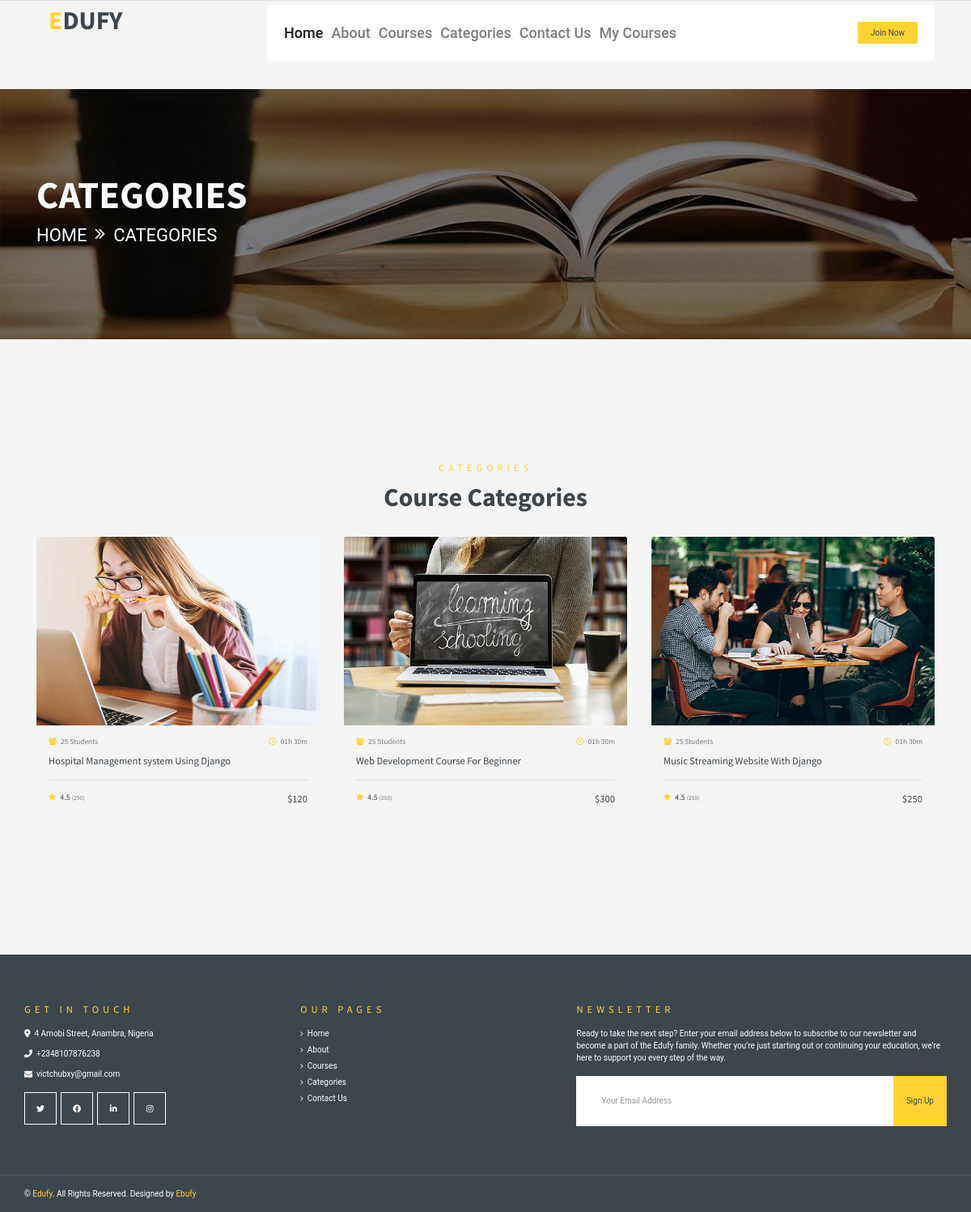
Page /category_detail/10/ on the committed database.
### course_app/models.py (models this page shows, shortened)
class Course(models.Model):
    STATUS = (
        ('Draft', 'Draft'),
        ('Published', 'Published'),
    )
    name = models.CharField(max_length=200, null=True)
    image = models.ImageField(upload_to='author/')
    video_link = models.CharField(max_length=200, null=True, blank=True)
    date_created = models.DateTimeField(auto_now_add=True)
    author = models.ForeignKey(Author, on_delete=models.CASCADE, null=True)
    category = models.ForeignKey(Category, on_delete=models.SET_NULL, null=True)
    descriptions = models.TextField(null=True, blank=True)
    price = models.IntegerField(default='0', null=True)
    discount = models.IntegerField(default='0', null=True)
    status = models.CharField(choices=STATUS, max_length=200, null=True)
    thumb_nail = models.ImageField(upload_to='author/', null=True)
    @property
    def imageURL(self):
        try:
            url = self.image.url
        except:
            url = ''
        return url

### course_app/views.py (the view)
# urls.py: path('category_detail/<int:pk>/', views.category_detail, name="category_detail"),
def category_detail(request, pk):
    category = Category.objects.get(id=pk)
    courses = Course.objects.filter(category=category)
    context = {'courses': courses}
    return render(request, 'course_app/category_detail.html', context)

### course_app/templates/course_app/category_detail.html
{% extends 'course_app/main.html' %}
{% load static %}
{% block content %}
    <div class="container-fluid page-header" style="margin-bottom: 90px;">
        <div class="container">
            <div class="d-flex flex-column justify-content-center" style="min-height: 300px">
                <h3 class="display-4 text-white text-uppercase">Categories</h3>
                <div class="d-inline-flex text-white">
                    <p class="m-0 text-uppercase"><a class="text-white" href="">Home</a></p>
                    <i class="fa fa-angle-double-right pt-1 px-3"></i>
                    <p class="m-0 text-uppercase">Categories</p>
                </div>
            </div>
        </div>
    </div>
    <div class="container-fluid py-5">
        <div class="container py-5">
            <div class="text-center mb-5">
                <h5 class="text-primary text-uppercase mb-3" style="letter-spacing: 5px;">Categories</h5>
                <h1>Course Categories</h1>
            </div>
            <div class="row">
                {% for course in courses %}
                <div class="col-lg-4 col-md-6 mb-4">
                    <div class="rounded overflow-hidden mb-2">
                      <a class="h5" href="{% url 'course_app:course_detail' course.id %}">
                        <img class="img-fluid" src="{{course.imageURL}}" alt="">
                        <div class="bg-secondary p-4">
                            <div class="d-flex justify-content-between mb-3">
                                <small class="m-0"><i class="fa fa-users text-primary mr-2"></i>25 Students</small>
                                <small class="m-0"><i class="far fa-clock text-primary mr-2"></i>01h 30m</small>
                            </div>
                            <a class="h5" href="{% url 'course_app:course_detail' course.id %}">{{course.name}}</a>
                            <div class="border-top mt-4 pt-4">
                                <div class="d-flex justify-content-between">
                                    <h6 class="m-0"><i class="fa fa-star text-primary mr-2"></i>4.5 <small>(250)</small></h6>
                                    {% if course.price == 0 %}
                                    <h5 class="m-0">FREE</h5>
                                    {% else %}
                                    <h5 class="m-0">${{course.price}}</h5>
                                    {% endif %}
                                </div>
                            </div>
                        </div>
                      </a>
                    </div>
                </div>
                {% endfor %}
            </div>
        </div>
    </div>
{% endblock content %}

### static/css/invoice.css (style rules this page uses)
.mb-4, .my-4 { margin-bottom: 1.5rem!important; }

### rows in the picture
Course: imageURL (picture), name "Hospital Management system Using Django", price "120"
Course: imageURL (picture), name "Web Development Course For Beginner", price "300"
Course: imageURL (picture), name "Music Streaming Website With Django", price "250"
